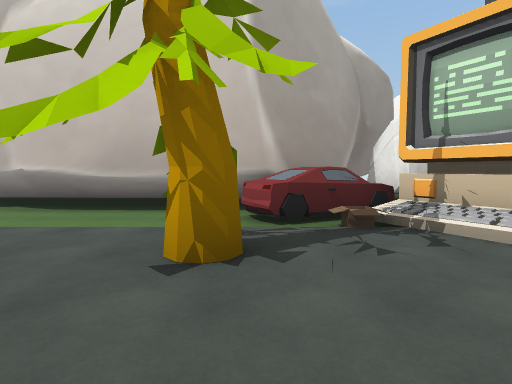
[1] (above)

16 first-person views from a walk through a Unity game level. The camera is 1.4 m above the floor, tilts 4° down and sees 80° across. The floor is counted in squares, 2 m on a side. Each view is taken from the middle of a square. On the plan, view 1 faces up. The plan holds only what a view shows up to about 10 squares ahead; the rest is blank. The place goes on beyond the plan.

[2]
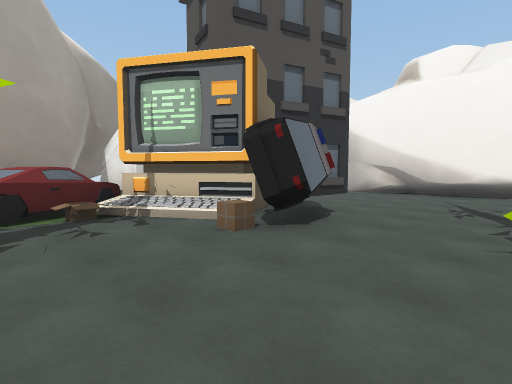

[3]
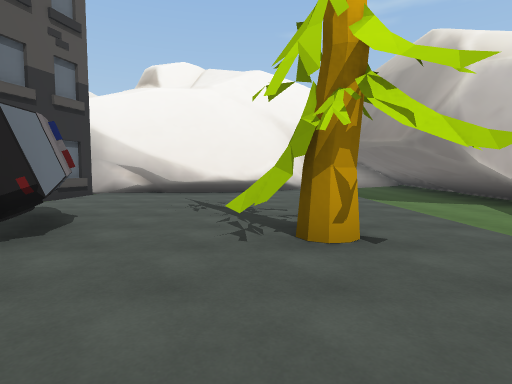

[4]
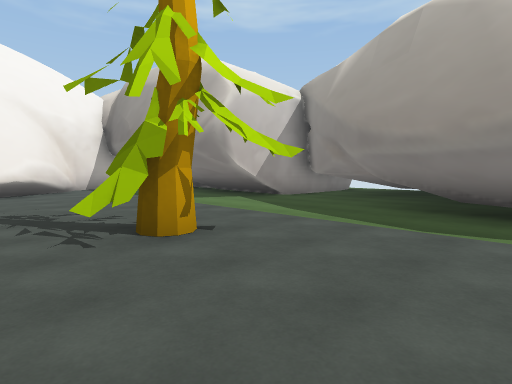

[5]
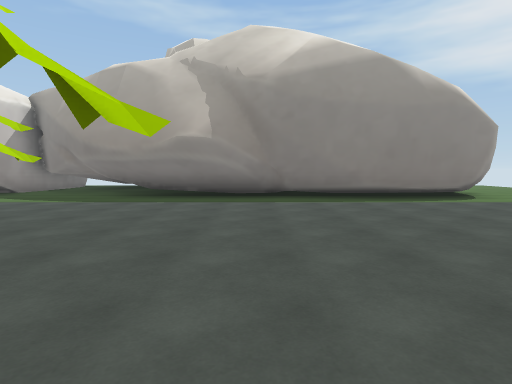

[6]
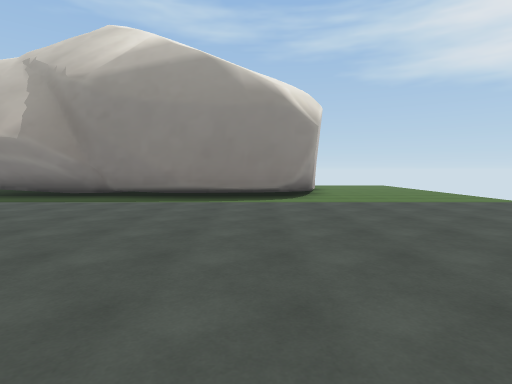

[7]
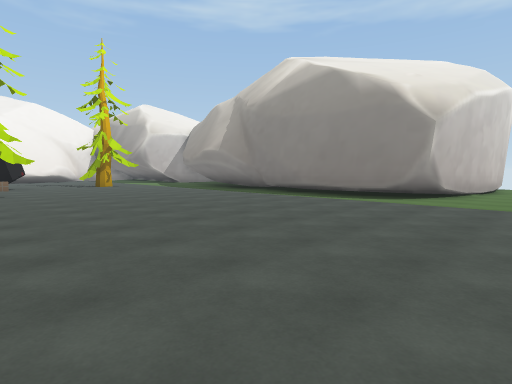

[8]
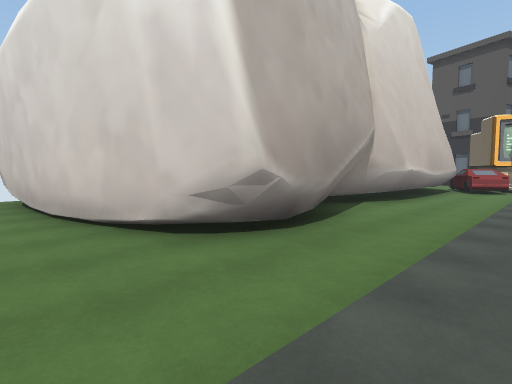

[9]
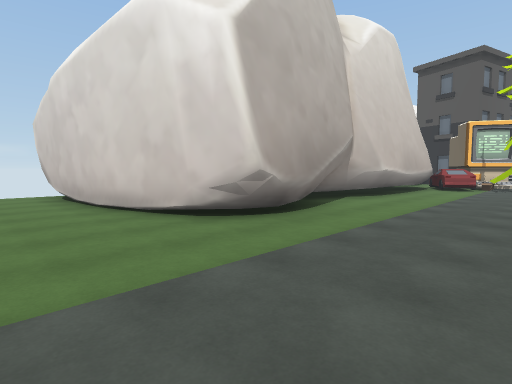

[10]
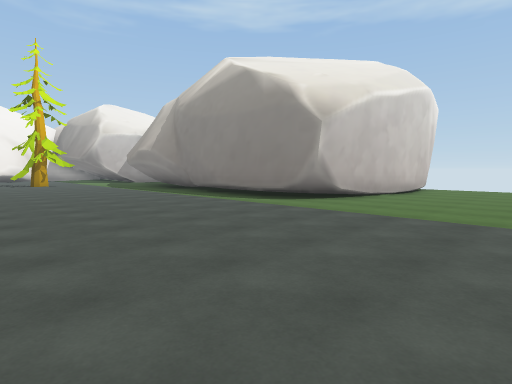

[11]
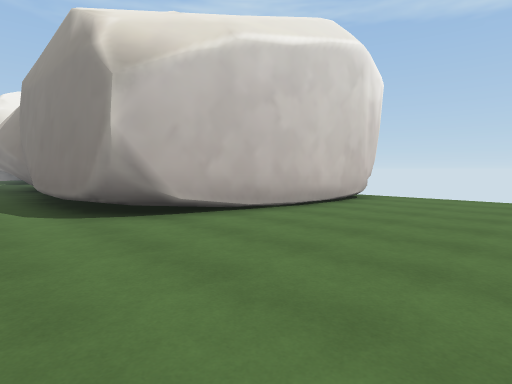

[12]
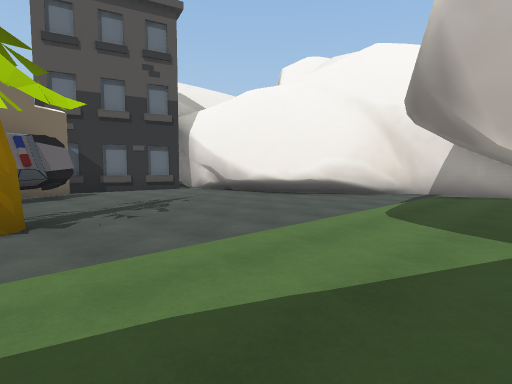

[13]
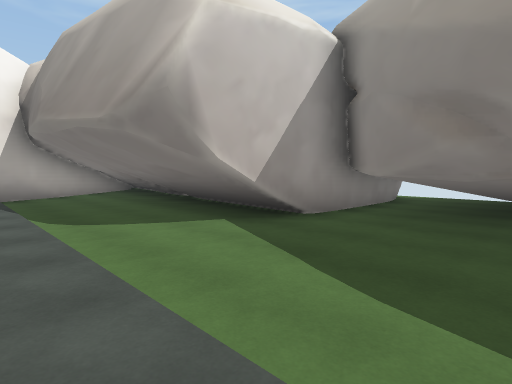

[14]
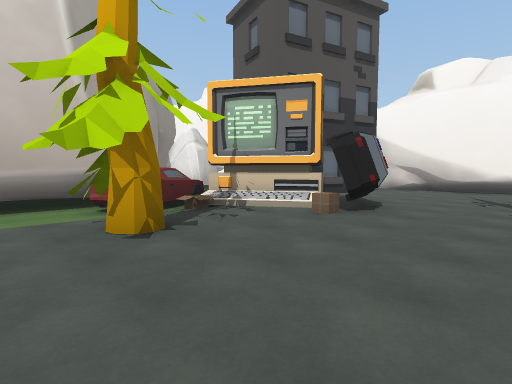

[15]
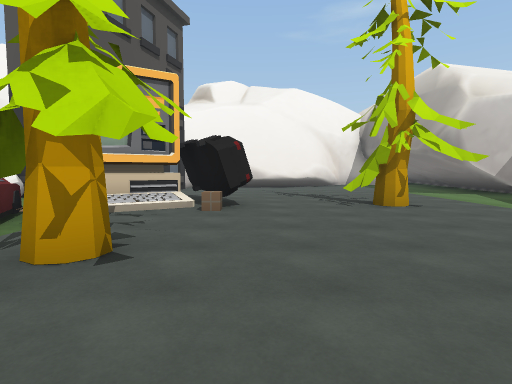

[16]
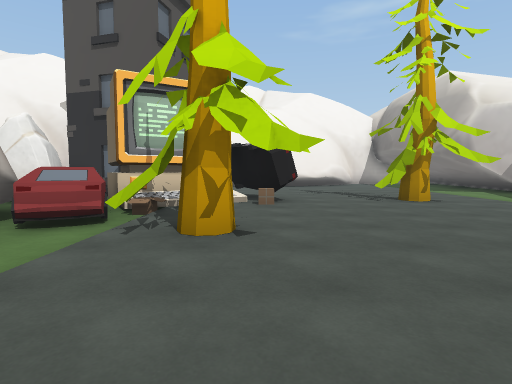

### Floor plan
Key: @ floor where view 1 was taken; # wall or solid block; . floor; / step, stairs or slope; O other object.
Columns run from 13 left of view 1 to 13 right of it. Each row starts with its distance up from view 1.
 12  .#
 11  .#
 10  .#             ##
  9  .##            # OO
  8  ..#            OOOOO
  7 ...#   #      ##OOO#
  6 ...############O.O##
  5 .............OOOOO ##
  4 ..............//O O..O##
  3 ............O../OOO....#
  2 ................OO.....#
  1 ................O......#
  0 .............@.........#
 -1 ................O......##
 -2 ................#.......##
 -3 .........................##
 -4 ..........................#
 -5 ..........................#
 -6 .....###########....#######
 -7 ....##         ###.########
 -8 ....#           ####
 -9 ....#           #
-10  ...#
-11  ...#
-12  ...#

Where each view was taken, in squares from view 1:
view 1: 0 up, 0 right, facing up
view 2: 1 down, 0 right, facing up-right
view 3: 1 down, 0 right, facing right
view 4: 0 up, 0 right, facing down-right
view 5: 3 up, 2 left, facing down
view 6: 3 up, 7 left, facing down
view 7: 3 up, 11 left, facing down-right
view 8: 3 up, 12 left, facing up-right
view 9: 2 up, 13 left, facing up-right
view 10: 1 up, 13 left, facing down-right
view 11: 4 down, 13 left, facing down-right
view 12: 6 down, 3 right, facing up-right
view 13: 3 down, 3 right, facing down-right
view 14: 1 down, 2 left, facing up-right
view 15: 1 up, 3 left, facing right
view 16: 2 up, 4 left, facing right
